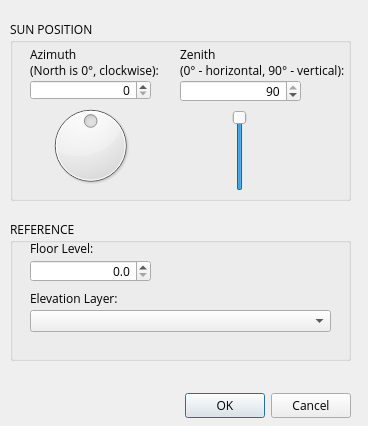
<?xml version="1.0" encoding="UTF-8"?>
<ui version="4.0">
 <class>ShadowTracerDialogBase</class>
 <widget class="QDialog" name="ShadowTracerDialogBase">
  <property name="geometry">
   <rect>
    <x>0</x>
    <y>0</y>
    <width>368</width>
    <height>426</height>
   </rect>
  </property>
  <property name="font">
   <font>
    <family>Open Sans</family>
   </font>
  </property>
  <property name="windowTitle">
   <string>Shadow Tracer</string>
  </property>
  <widget class="QDialogButtonBox" name="button_box">
   <property name="geometry">
    <rect>
     <x>150</x>
     <y>390</y>
     <width>201</width>
     <height>32</height>
    </rect>
   </property>
   <property name="orientation">
    <enum>Qt::Horizontal</enum>
   </property>
   <property name="standardButtons">
    <set>QDialogButtonBox::Cancel|QDialogButtonBox::Ok</set>
   </property>
  </widget>
  <widget class="QGroupBox" name="groupBox">
   <property name="geometry">
    <rect>
     <x>10</x>
     <y>20</y>
     <width>341</width>
     <height>181</height>
    </rect>
   </property>
   <property name="font">
    <font>
     <weight>50</weight>
     <bold>false</bold>
    </font>
   </property>
   <property name="title">
    <string>SUN POSITION</string>
   </property>
   <widget class="QLabel" name="label_7">
    <property name="geometry">
     <rect>
      <x>20</x>
      <y>27</y>
      <width>201</width>
      <height>31</height>
     </rect>
    </property>
    <property name="font">
     <font>
      <family>Open Sans</family>
     </font>
    </property>
    <property name="text">
     <string>Azimuth 
(North is 0°, clockwise):</string>
    </property>
   </widget>
   <widget class="QLabel" name="label_8">
    <property name="geometry">
     <rect>
      <x>170</x>
      <y>27</y>
      <width>211</width>
      <height>31</height>
     </rect>
    </property>
    <property name="font">
     <font>
      <family>Open Sans</family>
     </font>
    </property>
    <property name="text">
     <string>Zenith 
(0° - horizontal, 90° - vertical):</string>
    </property>
   </widget>
   <widget class="QSpinBox" name="z_spin">
    <property name="geometry">
     <rect>
      <x>170</x>
      <y>60</y>
      <width>121</width>
      <height>22</height>
     </rect>
    </property>
    <property name="alignment">
     <set>Qt::AlignRight|Qt::AlignTrailing|Qt::AlignVCenter</set>
    </property>
    <property name="maximum">
     <number>90</number>
    </property>
    <property name="value">
     <number>90</number>
    </property>
   </widget>
   <widget class="QSpinBox" name="azim_spin">
    <property name="geometry">
     <rect>
      <x>20</x>
      <y>60</y>
      <width>121</width>
      <height>20</height>
     </rect>
    </property>
    <property name="alignment">
     <set>Qt::AlignRight|Qt::AlignTrailing|Qt::AlignVCenter</set>
    </property>
    <property name="maximum">
     <number>359</number>
    </property>
    <property name="displayIntegerBase">
     <number>10</number>
    </property>
   </widget>
   <widget class="QDial" name="azim_dial">
    <property name="geometry">
     <rect>
      <x>30</x>
      <y>80</y>
      <width>101</width>
      <height>91</height>
     </rect>
    </property>
    <property name="maximum">
     <number>359</number>
    </property>
    <property name="singleStep">
     <number>1</number>
    </property>
    <property name="pageStep">
     <number>0</number>
    </property>
    <property name="value">
     <number>180</number>
    </property>
    <property name="sliderPosition">
     <number>180</number>
    </property>
    <property name="orientation">
     <enum>Qt::Horizontal</enum>
    </property>
    <property name="invertedAppearance">
     <bool>false</bool>
    </property>
    <property name="invertedControls">
     <bool>false</bool>
    </property>
    <property name="wrapping">
     <bool>true</bool>
    </property>
    <property name="notchesVisible">
     <bool>false</bool>
    </property>
   </widget>
   <widget class="QSlider" name="z_slider">
    <property name="geometry">
     <rect>
      <x>220</x>
      <y>90</y>
      <width>20</width>
      <height>81</height>
     </rect>
    </property>
    <property name="maximum">
     <number>90</number>
    </property>
    <property name="singleStep">
     <number>1</number>
    </property>
    <property name="value">
     <number>90</number>
    </property>
    <property name="sliderPosition">
     <number>90</number>
    </property>
    <property name="orientation">
     <enum>Qt::Vertical</enum>
    </property>
   </widget>
  </widget>
  <widget class="QGroupBox" name="groupBox_2">
   <property name="geometry">
    <rect>
     <x>10</x>
     <y>220</y>
     <width>341</width>
     <height>141</height>
    </rect>
   </property>
   <property name="font">
    <font>
     <weight>50</weight>
     <bold>false</bold>
    </font>
   </property>
   <property name="title">
    <string>REFERENCE</string>
   </property>
   <widget class="QLabel" name="label_11">
    <property name="geometry">
     <rect>
      <x>20</x>
      <y>20</y>
      <width>211</width>
      <height>16</height>
     </rect>
    </property>
    <property name="font">
     <font>
      <family>Open Sans</family>
     </font>
    </property>
    <property name="text">
     <string>Floor Level:</string>
    </property>
   </widget>
   <widget class="QDoubleSpinBox" name="spin_floor">
    <property name="geometry">
     <rect>
      <x>20</x>
      <y>40</y>
      <width>121</width>
      <height>22</height>
     </rect>
    </property>
    <property name="alignment">
     <set>Qt::AlignRight|Qt::AlignTrailing|Qt::AlignVCenter</set>
    </property>
    <property name="decimals">
     <number>1</number>
    </property>
    <property name="maximum">
     <double>99999.000000000000000</double>
    </property>
    <property name="singleStep">
     <double>0.100000000000000</double>
    </property>
   </widget>
   <widget class="QLabel" name="label_12">
    <property name="geometry">
     <rect>
      <x>20</x>
      <y>70</y>
      <width>201</width>
      <height>16</height>
     </rect>
    </property>
    <property name="font">
     <font>
      <family>Open Sans</family>
     </font>
    </property>
    <property name="text">
     <string>Elevation Layer:</string>
    </property>
   </widget>
   <widget class="QComboBox" name="combo_elevation">
    <property name="geometry">
     <rect>
      <x>20</x>
      <y>90</y>
      <width>301</width>
      <height>22</height>
     </rect>
    </property>
   </widget>
  </widget>
 </widget>
 <resources/>
 <connections>
  <connection>
   <sender>azim_spin</sender>
   <signal>valueChanged(int)</signal>
   <receiver>azim_dial</receiver>
   <slot>setValue(int)</slot>
   <hints>
    <hint type="sourcelabel">
     <x>81</x>
     <y>89</y>
    </hint>
    <hint type="destinationlabel">
     <x>82</x>
     <y>144</y>
    </hint>
   </hints>
  </connection>
  <connection>
   <sender>azim_dial</sender>
   <signal>valueChanged(int)</signal>
   <receiver>azim_spin</receiver>
   <slot>setValue(int)</slot>
   <hints>
    <hint type="sourcelabel">
     <x>64</x>
     <y>178</y>
    </hint>
    <hint type="destinationlabel">
     <x>87</x>
     <y>88</y>
    </hint>
   </hints>
  </connection>
  <connection>
   <sender>z_slider</sender>
   <signal>valueChanged(int)</signal>
   <receiver>z_spin</receiver>
   <slot>setValue(int)</slot>
   <hints>
    <hint type="sourcelabel">
     <x>237</x>
     <y>133</y>
    </hint>
    <hint type="destinationlabel">
     <x>257</x>
     <y>83</y>
    </hint>
   </hints>
  </connection>
  <connection>
   <sender>z_spin</sender>
   <signal>valueChanged(int)</signal>
   <receiver>z_slider</receiver>
   <slot>setValue(int)</slot>
   <hints>
    <hint type="sourcelabel">
     <x>281</x>
     <y>96</y>
    </hint>
    <hint type="destinationlabel">
     <x>244</x>
     <y>143</y>
    </hint>
   </hints>
  </connection>
 </connections>
</ui>
